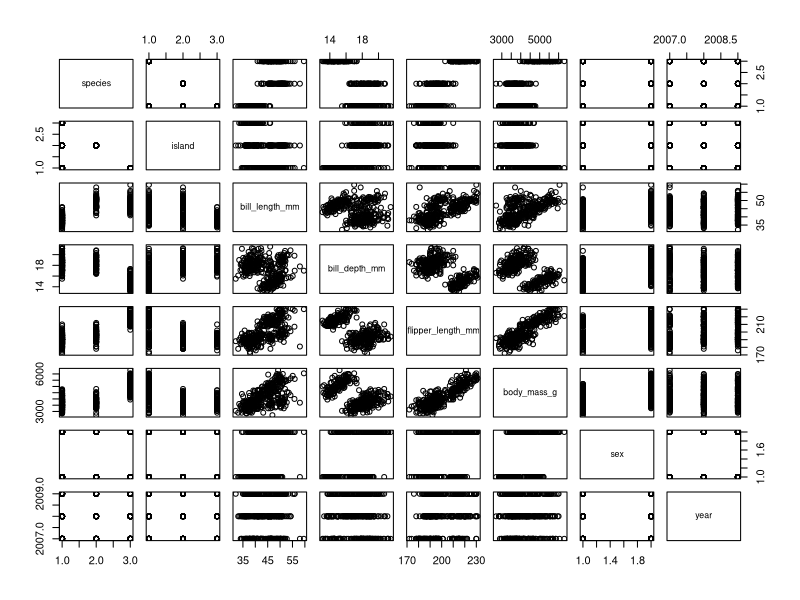
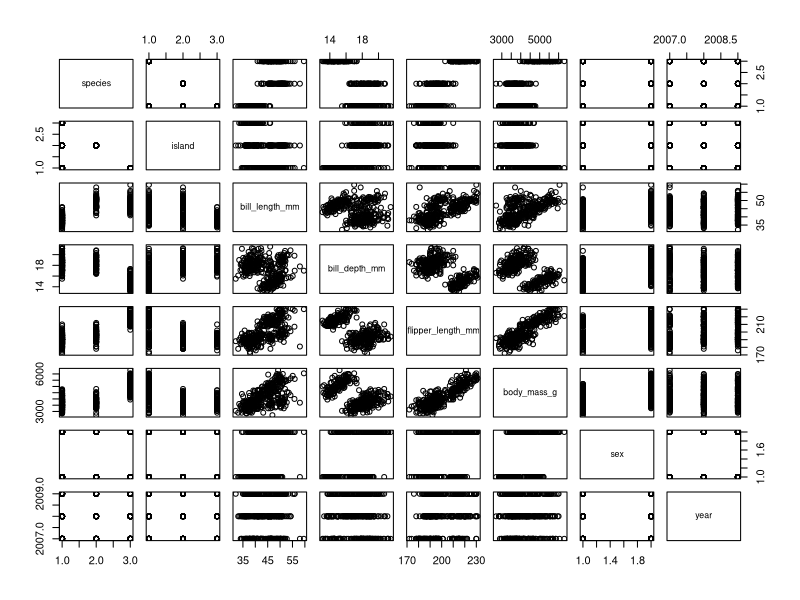
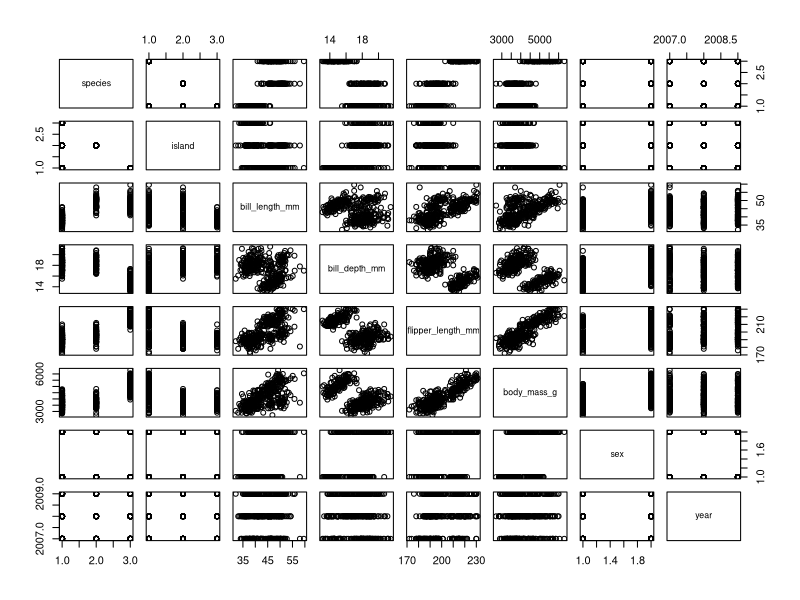
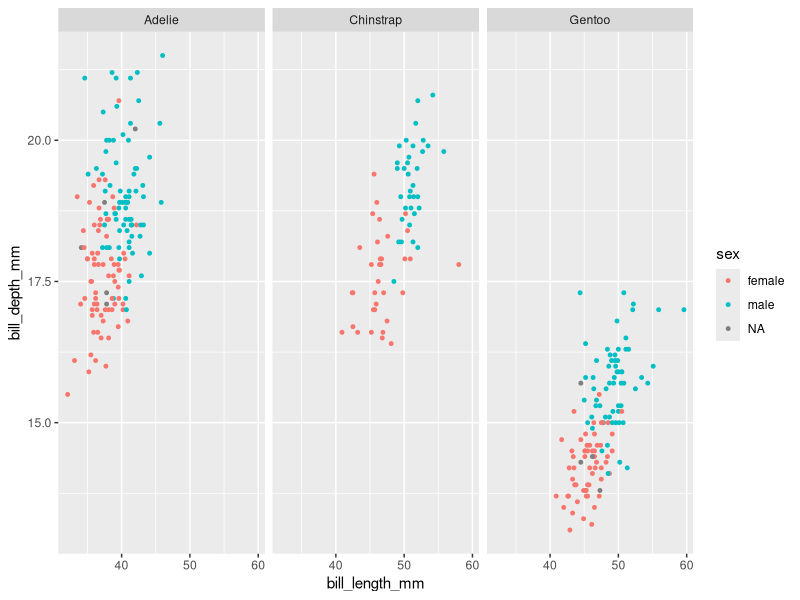
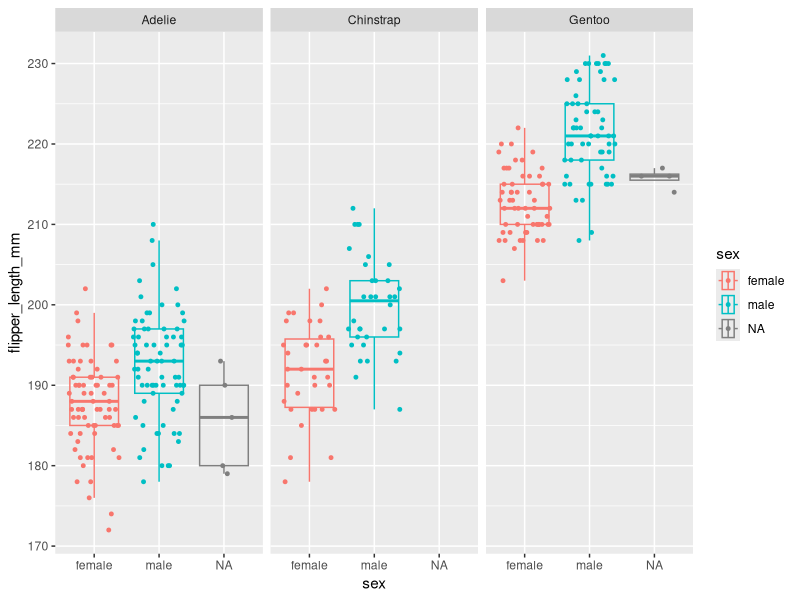
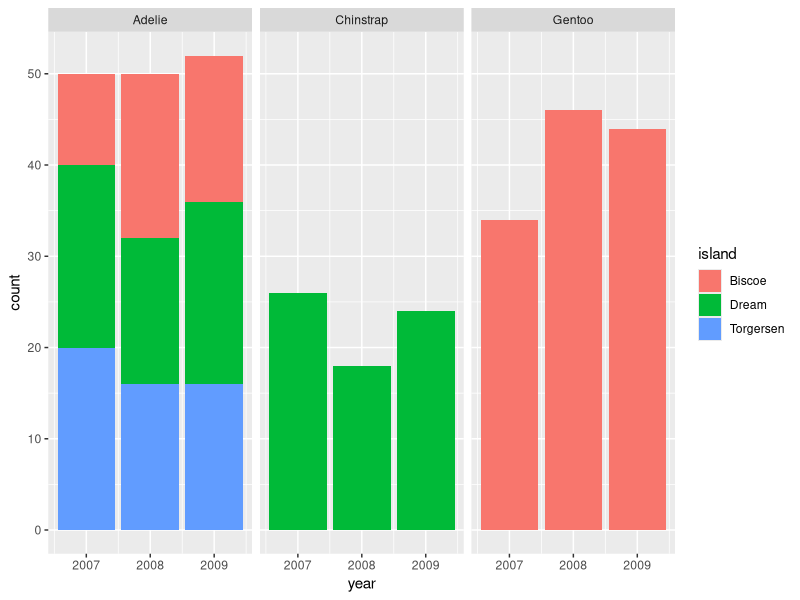

Write R code to recreate these figures, in order.
## ---- chunk 1
#install.packages("palmerpenguins")
library(palmerpenguins)
library(tidyverse)

#View(penguins)
dim(penguins)
colnames(penguins)
## ---- chunk 2
#install.packages("palmerpenguins")
library(palmerpenguins)
library(tidyverse)

#View(penguins)
dim(penguins)
colnames(penguins)
## ---- chunk 3
#install.packages("palmerpenguins")
library(palmerpenguins)
library(tidyverse)

#View(penguins)
dim(penguins)
colnames(penguins)
## ---- chunk 4
#install.packages("palmerpenguins")
library(palmerpenguins)
library(tidyverse)

#View(penguins)
dim(penguins)
colnames(penguins)
## ---- chunk 5
#install.packages("palmerpenguins")
library(palmerpenguins)
library(tidyverse)

#View(penguins)
dim(penguins)
colnames(penguins)
## ---- chunk 6
#install.packages("palmerpenguins")
library(palmerpenguins)
library(tidyverse)

#View(penguins)
dim(penguins)
colnames(penguins)
## ---- chunk 7
knitr::opts_chunk$set(echo = TRUE)
## ---- chunk 8
summary(cars)
## ---- chunk 9
plot(penguins)
## ---- chunk 10
plot(penguins)
## ---- chunk 11
plot(penguins)
## ---- chunk 12
penguins %>%
  ggplot(mapping = aes(x = bill_length_mm, y=bill_depth_mm, color=sex)) +
  geom_point(size=1) +
  facet_wrap(~species)
## ---- chunk 13
penguins %>%
  ggplot(mapping = aes(x=flipper_length_mm, y=sex, color=sex)) +
  geom_boxplot(outlier.alpha = 0, alpha=0) +
  geom_jitter(width = 0, size=1) +
  coord_flip() +
  facet_wrap(~species)
## ---- chunk 14
penguins %>%
  ggplot() +
  geom_bar(mapping = aes(x=year, fill=island)) +
  facet_wrap(~species)
